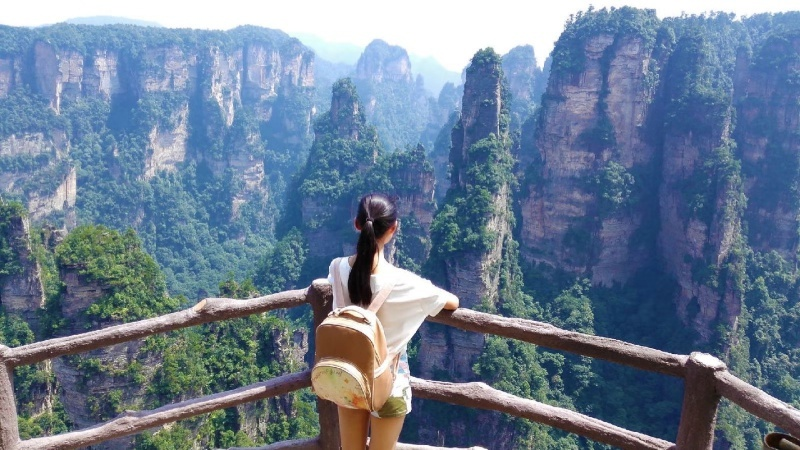
#> input picture result/person/original.jpg, 800 x 450 px
$ python EvaluateResult.py
#> lines starting #> are read from the running program, lines starting #| are printed output that depends on the picture; after the words box and inside, x2 and y2 are one past the last pixel; in counts of white or black regions, pixels touching at a corner belong together; long printed decimals are rounded
import numpy as np
import cv2


def evaluate_result_and_show(original, standard_mask, own_mask):
    assert own_mask.shape == standard_mask.shape
    mask_shape = own_mask.shape
    masked = original.copy()
    mask_compare = np.zeros(original.shape, dtype=np.uint8)
    TP = 0
    TN = 0
    FP = 0
    FN = 0
    for row in range(mask_shape[0]):
        for col in range(mask_shape[1]):
            # True Positive
            if own_mask[row, col] >= 128 and standard_mask[row, col] >= 128:
                masked[row, col] = [0, 0, 0]
                mask_compare[row, col] = [0, 255, 0]
                TP += 1
            # True Negative
            elif own_mask[row, col] < 128 and standard_mask[row, col] < 128:
                TN += 1
            # False Positive
            elif own_mask[row, col] >= 128 and standard_mask[row, col] < 128:
                masked[row, col] = [0, 0, 0]
                mask_compare[row, col] = [0, 0, 255]
                FP += 1
            # False Negative
            elif own_mask[row, col] < 128 and standard_mask[row, col] >= 128:
                mask_compare[row, col] = [255, 0, 0]
                FN += 1
    print(TP + TN + FP + FN)
    return masked, mask_compare,TP/(TP+FP), TP/(TP+FN)


if __name__ == '__main__':
    data_file_path = '../result/person/'

    img_original = cv2.imread(data_file_path + 'original.jpg')
#> img_original is the input picture: shape (450, 800, 3); mean B, G, R 147.3, 125.3, 106.9
    own_mask = cv2.imread(data_file_path + 'own_mask.jpg', cv2.IMREAD_GRAYSCALE)
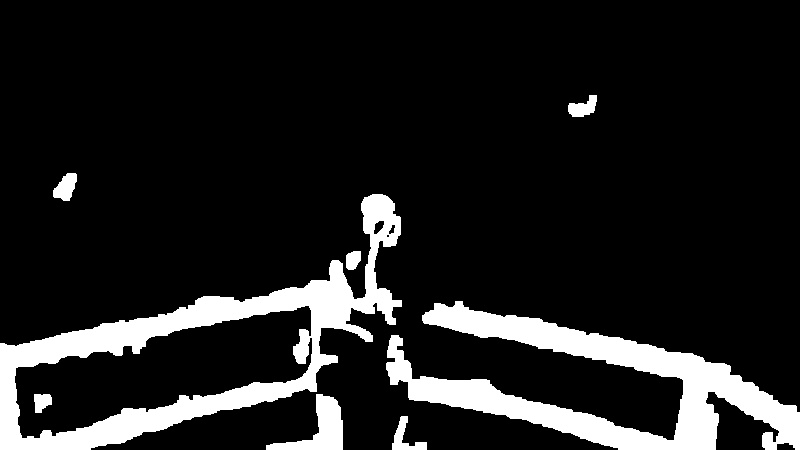
#> input picture result/person/own_mask.jpg, 800 x 450 px
#> own_mask is the input picture: shape (450, 800); min 0, max 255, mean 32
    standard_mask = cv2.imread(data_file_path + 'standard_mask.jpg', cv2.IMREAD_GRAYSCALE)
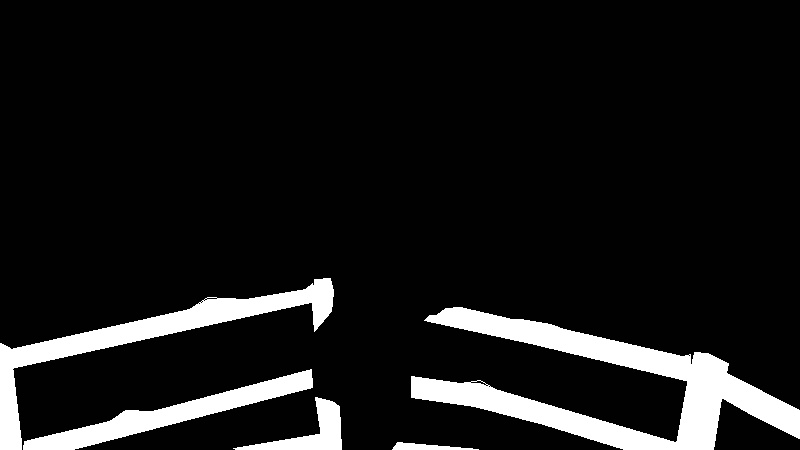
#> input picture result/person/standard_mask.jpg, 800 x 450 px
#> standard_mask is the input picture: shape (450, 800); min 0, max 255, mean 24.8
    standard_mask[standard_mask < 128] = 0
    masked, mask_compare, precision_ratio, recall_ratio = evaluate_result_and_show(img_original, standard_mask, own_mask)
#> after the loop in evaluate_result_and_show, `for row in range(mask_shape[0]):`:
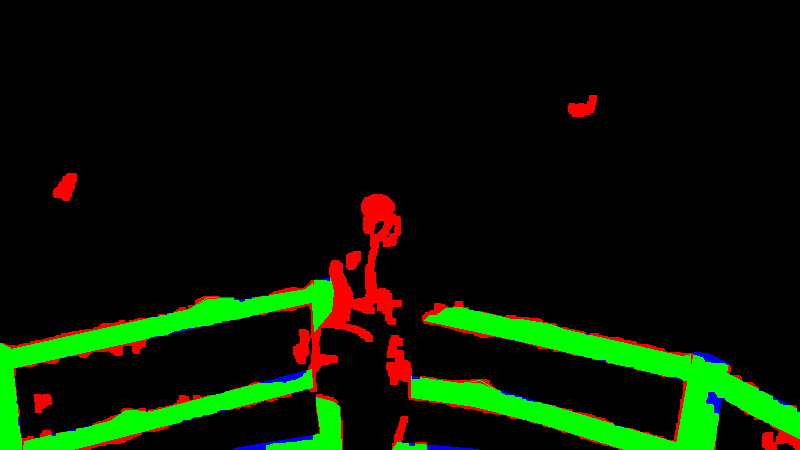
#> mask_compare: shape (450, 800, 3); mean of channels 0, 1, 2 1, 22.8, 9.2; drawn as B, G, R
#> after the loop in evaluate_result_and_show, `for row in range(mask_shape[0]):`:
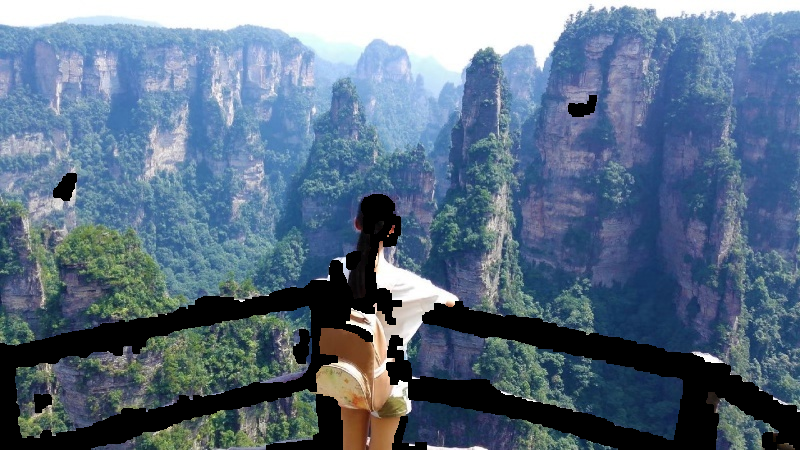
#> masked: shape (450, 800, 3); 12.55% of pixels changed, all inside (x1, y1, x2, y2) = (0, 95, 800, 450)
#| 360000
#> precision_ratio = 0.714; recall_ratio = 0.956
    print("查准率:", precision_ratio, " 查全率:", recall_ratio)
#| 查准率: 0.714  查全率: 0.9562
    with open(data_file_path+'data.txt', 'w') as f:  # 设置文件对象
        f.write("查准率: %f, 查全率: %f" %(precision_ratio,recall_ratio))
        f.close()

    # 显示保存mask覆盖的原图
    cv2.imshow('masked', masked)
    cv2.imwrite(data_file_path + 'masked.jpg',masked)
    cv2.waitKey()

    # 显示保存mask_compare图
    cv2.imshow('mask_compare', mask_compare)
    cv2.imwrite(data_file_path + 'mask_compare.jpg', mask_compare)
    cv2.waitKey()


    # inpainting
    kernel = cv2.getStructuringElement(cv2.MORPH_RECT, (4, 4))
    standard_mask_dilated= cv2.dilate(standard_mask, kernel)
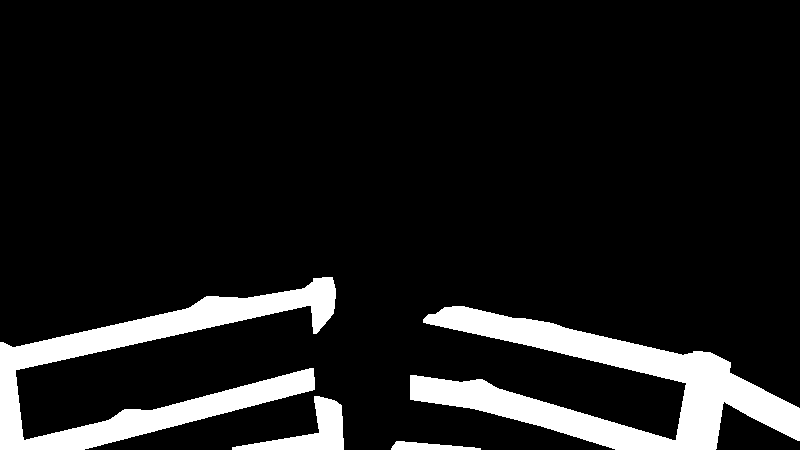
#> standard_mask_dilated: shape (450, 800); min 0, max 255, mean 27.7
    inpainting_with_standard_mask = cv2.inpaint(img_original, standard_mask_dilated, 3, cv2.INPAINT_TELEA)  # cv2.INPAINT_NS  # cv2.INPAINT_TELEA
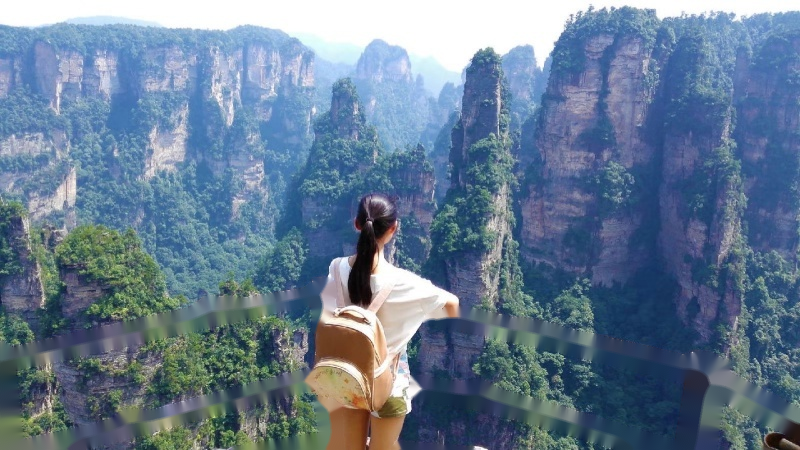
#> inpainting_with_standard_mask: shape (450, 800, 3); mean B, G, R 146.1, 123.4, 102.1
    cv2.imshow('inpainting_with_standard_mask', inpainting_with_standard_mask)
    cv2.imwrite(data_file_path + 'inpainting_with_standard_mask.jpg', inpainting_with_standard_mask)
    cv2.waitKey()

    #
    inpainting_with_own_mask = cv2.inpaint(img_original, own_mask, 3, cv2.INPAINT_TELEA)  # cv2.INPAINT_NS  # cv2.INPAINT_TELEA
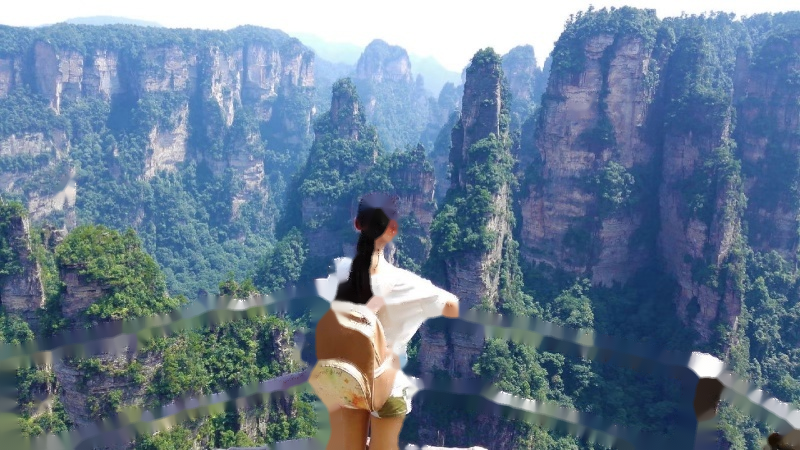
#> inpainting_with_own_mask: shape (450, 800, 3); mean B, G, R 146.8, 124.2, 102.9
    cv2.imshow('inpainting_with_own_mask', inpainting_with_own_mask)
    cv2.imwrite(data_file_path + 'inpainting_with_own_mask.jpg', inpainting_with_own_mask)
    cv2.waitKey()
